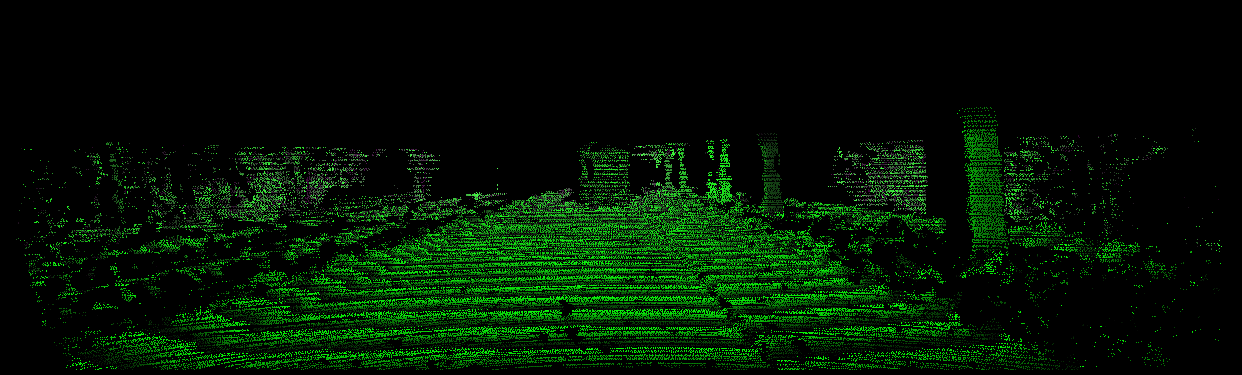
#> input picture groundtruth/000001.png, 1242 x 375 px
$ python 1.py
#> lines starting #> are read from the running program, lines starting #| are printed output that depends on the picture
import cv2
import numpy as np
import matplotlib.pyplot as plt

# image_path = 'raw_data/000001.png'
image_path = 'groundtruth/000001.png'

image = cv2.imread(image_path)
#> image is the input picture: shape (375, 1242, 3); mean B, G, R 3, 21.6, 3

R, B, G = cv2.split(image)
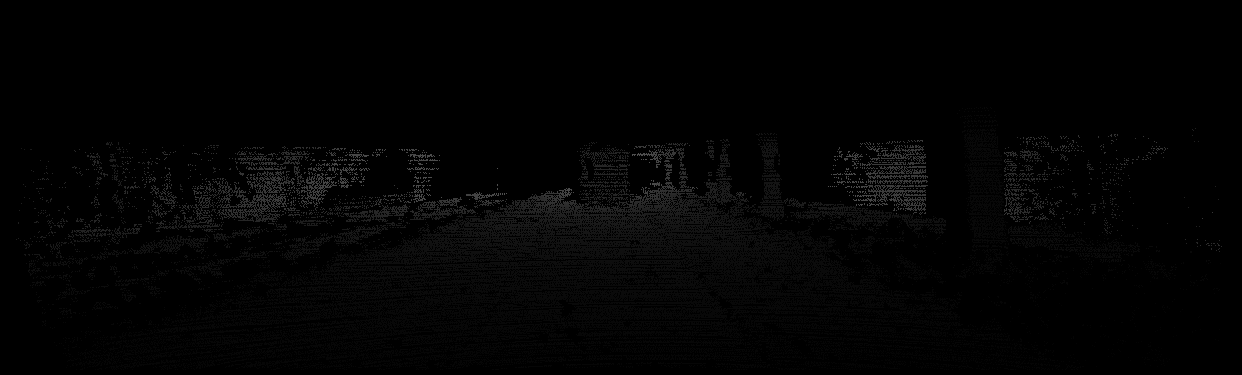
#> R: shape (375, 1242); min 0, max 81, mean 3
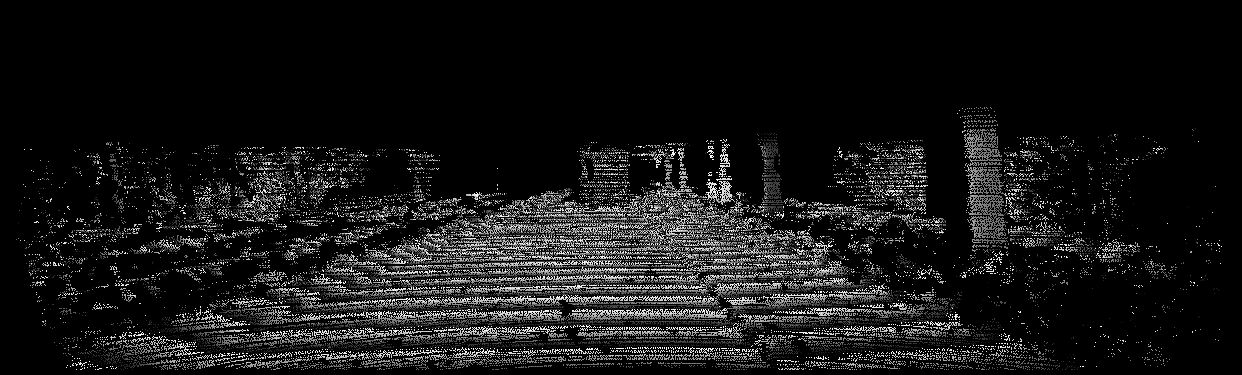
#> B: shape (375, 1242); min 0, max 255, mean 21.6

distance_map = (R.astype(np.uint32) << 16 | G.astype(
    np.uint32) << 8 | B.astype(np.uint32))
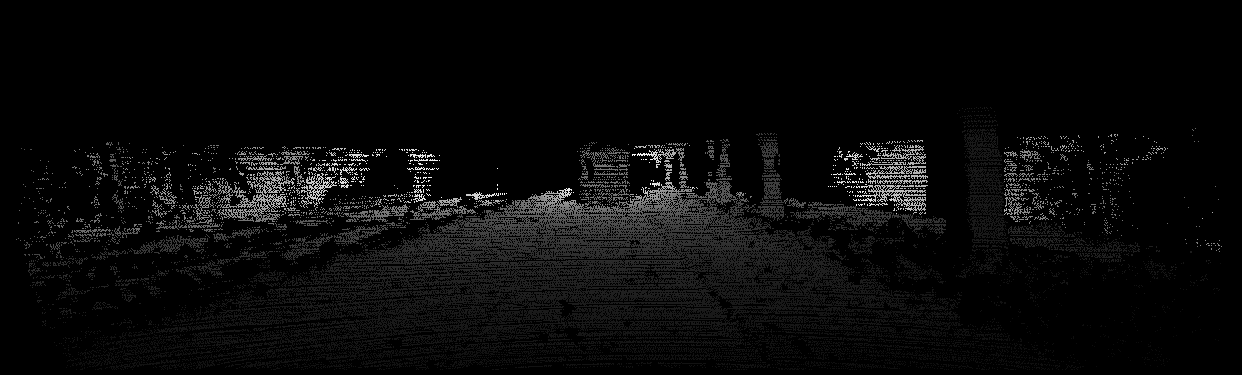
#> distance_map: shape (375, 1242) uint32; min 0, max 5329479, mean 199480.4; drawn with min black and max white


# 将 distance_map 展开为一维数组并排序
flattened_distance_map = distance_map.flatten()
sorted_distance_map = np.sort(flattened_distance_map)

# 将排序后的数据重新形状为图像的原始尺寸
sorted_distance_image = sorted_distance_map.reshape(distance_map.shape)
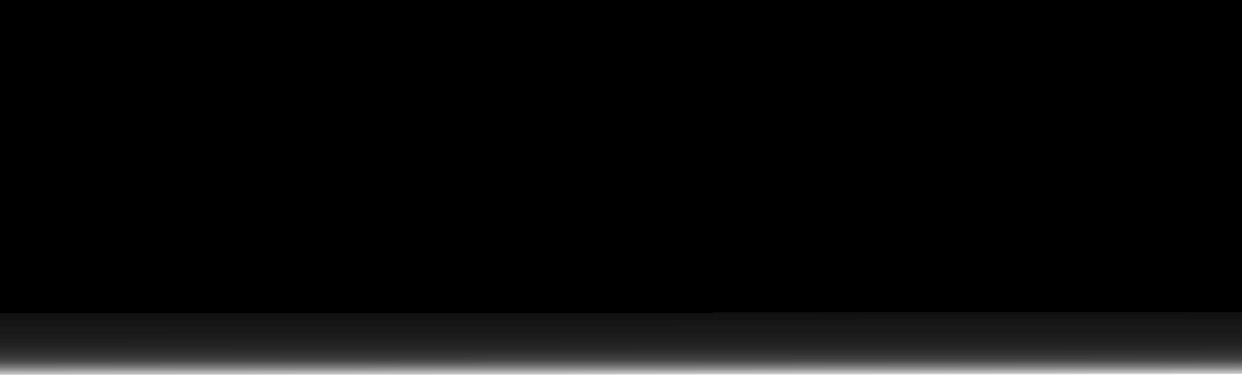
#> sorted_distance_image: shape (375, 1242) uint32; min 0, max 5329479, mean 199480.4; drawn with min black and max white

# 可视化原始 distance_map 和排序后的 distance_map
plt.figure(figsize=(12, 6))

plt.subplot(1, 2, 1)
plt.title('Original Distance Map')
plt.imshow(distance_map, cmap='viridis')
plt.colorbar()

plt.subplot(1, 2, 2)
plt.title('Sorted Distance Map')
plt.imshow(sorted_distance_image, cmap='viridis')
plt.colorbar()

plt.show()
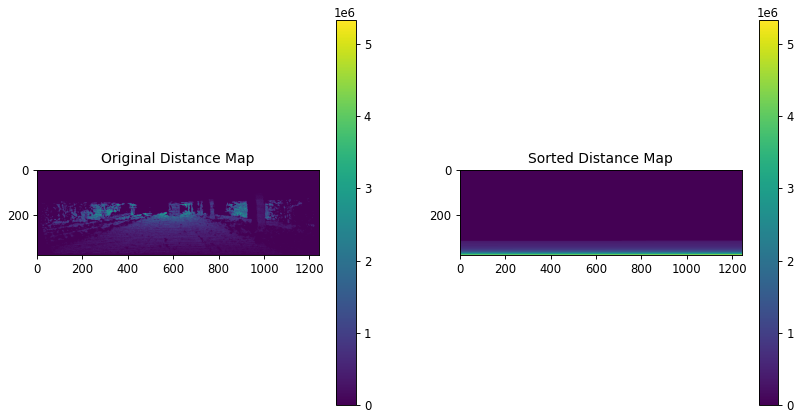
#> figure drawn by matplotlib, 4 panels

$ run again, with groundtruth/000002.png copied over groundtruth/000001.png
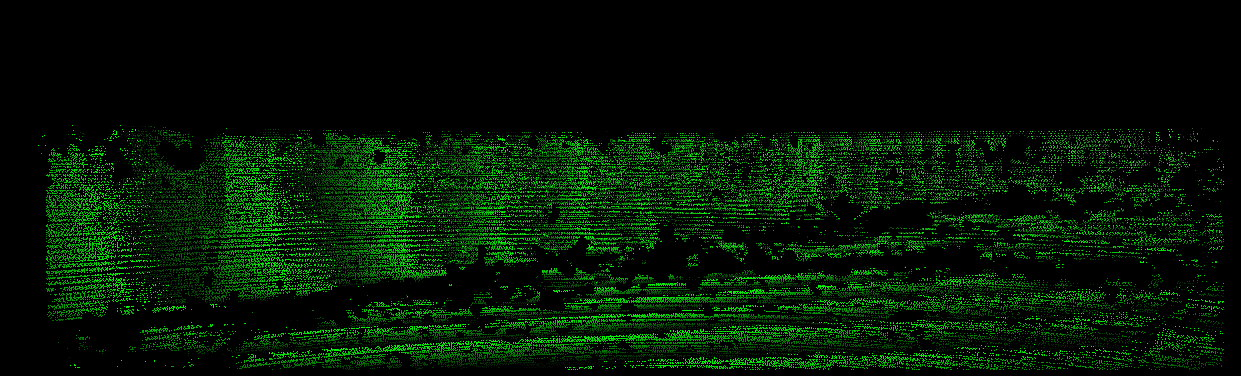
#> input picture groundtruth/000002.png, 1241 x 376 px
#> image is the input picture: shape (376, 1241, 3); mean B, G, R 1.9, 22.7, 1.9
#> `sorted_distance_image = sorted_distance_map.reshape(distance_map.shape)`:
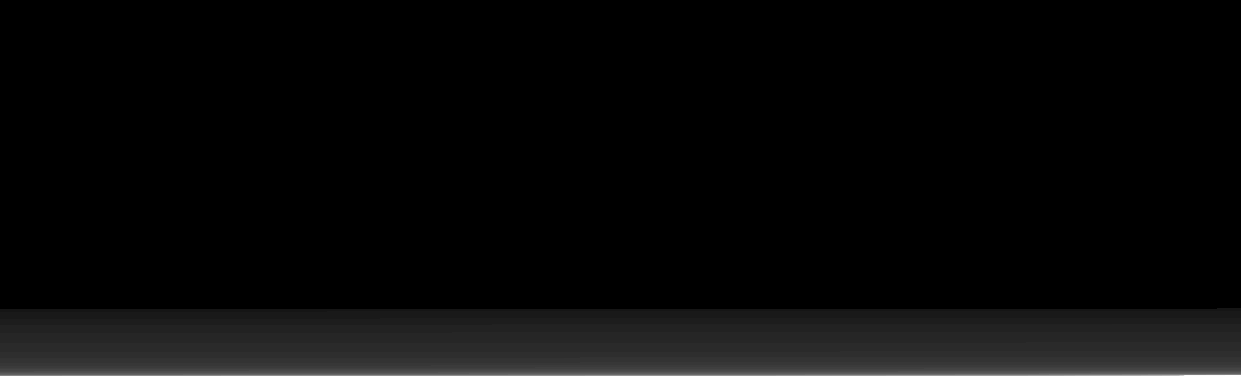
#> sorted_distance_image: shape (376, 1241) uint32; min 0, max 3947789, mean 124472.6; drawn with min black and max white
#> `plt.show()`:
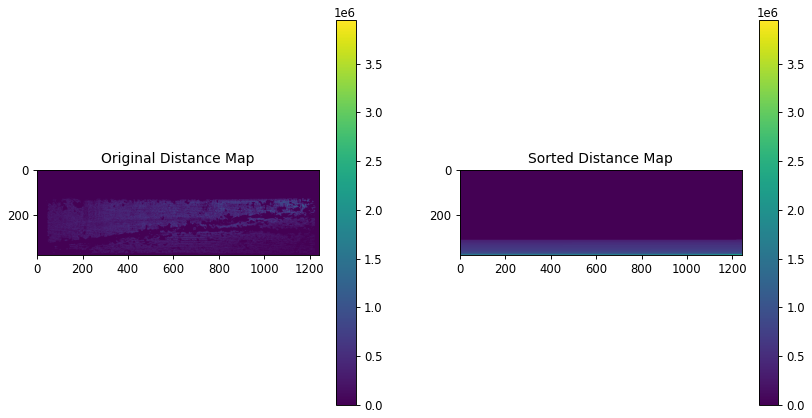
#> figure drawn by matplotlib, 4 panels
